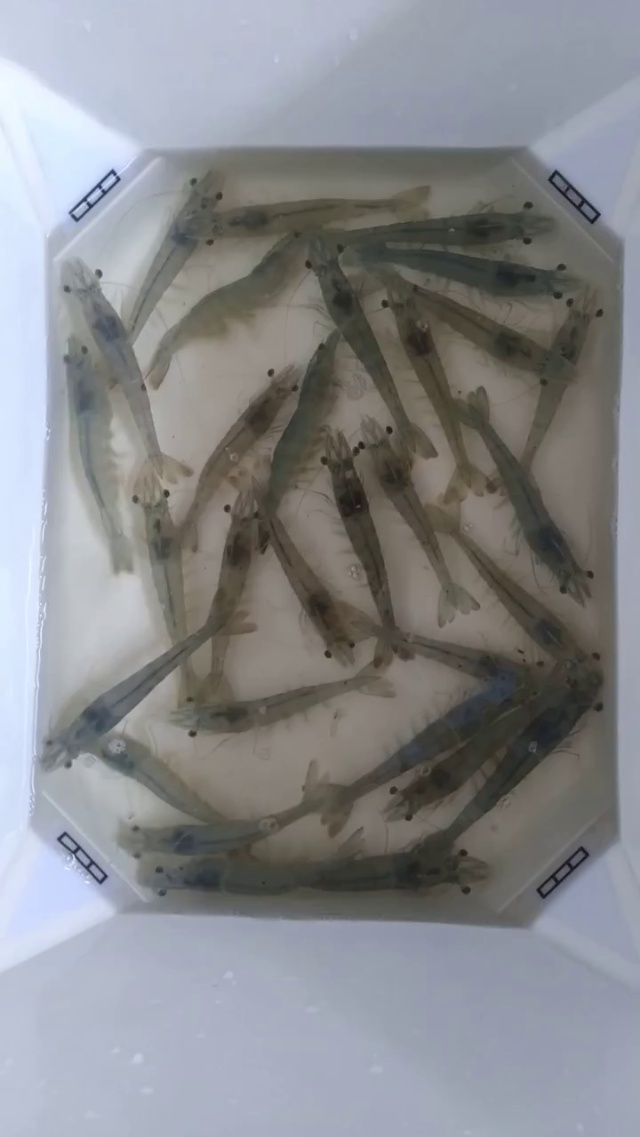
#> input picture data/frames_test/WhatsApp Video 2026-04-18 at 10.59.17_000000.jpg, 640 x 1137 px
$ python -i preprocessing.py   (imports and definitions only)
#> lines starting #> are read from the running program, lines starting #| are printed output that depends on the picture; after the words box and inside, x2 and y2 are one past the last pixel; in counts of white or black regions, pixels touching at a corner belong together
#> further down, picture is the input picture: shape (1137, 640, 3); mean B, G, R 140.4, 136.9, 135.3
import cv2
import numpy as np


def resize_frame(frame, target_width):
    if not target_width:
        return frame
    h, w = frame.shape[:2]
    if w == target_width:
        return frame
    scale = target_width / w
    return cv2.resize(frame, (target_width, int(h * scale)))


def preprocess_for_detection(frame, blur_kernel=5, adaptive_block_size=11, adaptive_c=2, morph_kernel_size=3):
#> called with blur_kernel = 5, adaptive_block_size = 11, adaptive_c = 2, morph_kernel_size = 3
    gray = cv2.cvtColor(frame, cv2.COLOR_BGR2GRAY)
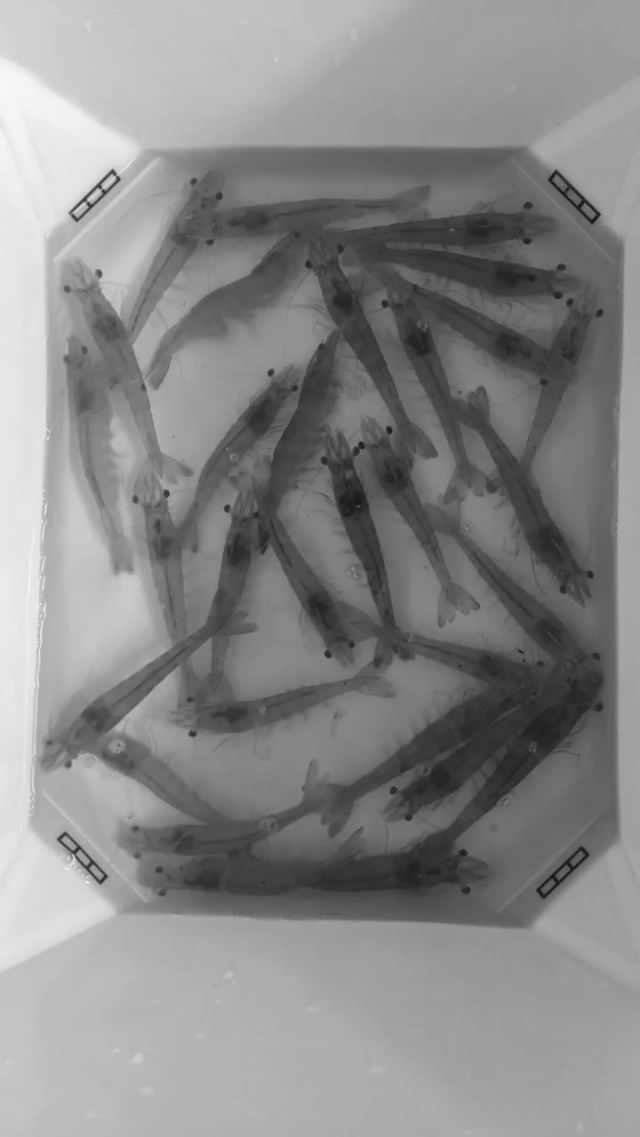
#> gray: shape (1137, 640); min 17, max 249, mean 136.9

    # Ensure blur kernel is odd
    k = blur_kernel if blur_kernel % 2 == 1 else blur_kernel + 1
    blurred = cv2.GaussianBlur(gray, (k, k), 0)

    # Adaptive threshold isolates small bright/dark objects regardless of lighting variation
    thresh = cv2.adaptiveThreshold(
        blurred, 255,
        cv2.ADAPTIVE_THRESH_GAUSSIAN_C,
        cv2.THRESH_BINARY_INV,
        adaptive_block_size,
        adaptive_c,
    )
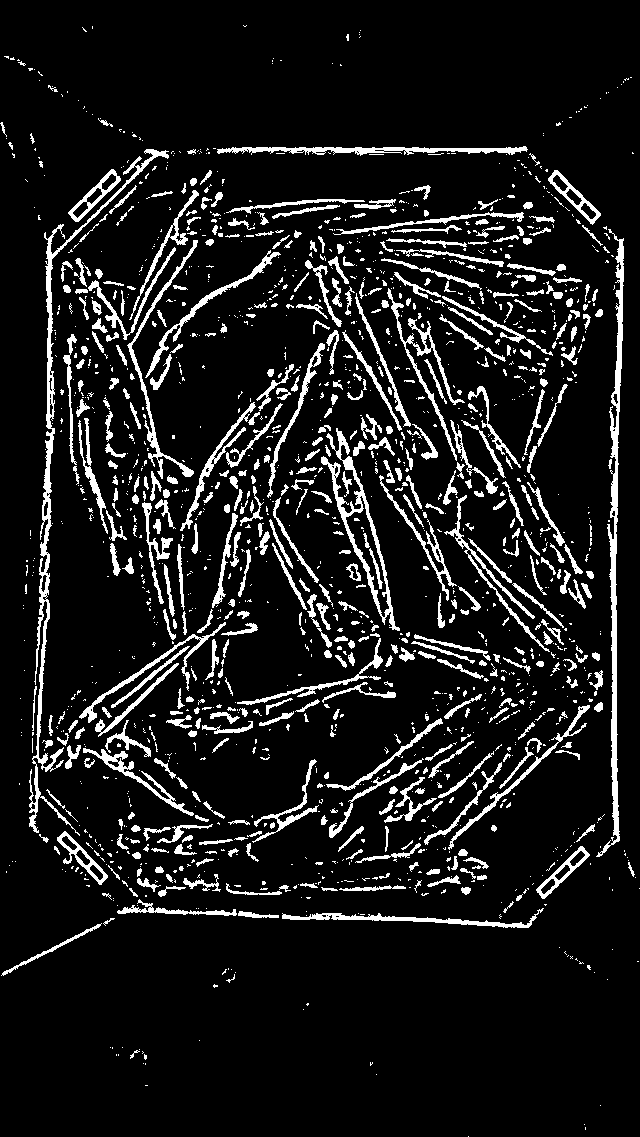
#> thresh: shape (1137, 640); 10.2% white; 1639 white regions (1124 under 20 px), largest, box (x1, y1, x2, y2) and area: (29, 149, 169, 836) 4154, (596, 229, 624, 857) 3450, (321, 428, 400, 631) 2015

    kernel = np.ones((morph_kernel_size, morph_kernel_size), np.uint8)
    cleaned = cv2.morphologyEx(thresh, cv2.MORPH_OPEN, kernel)
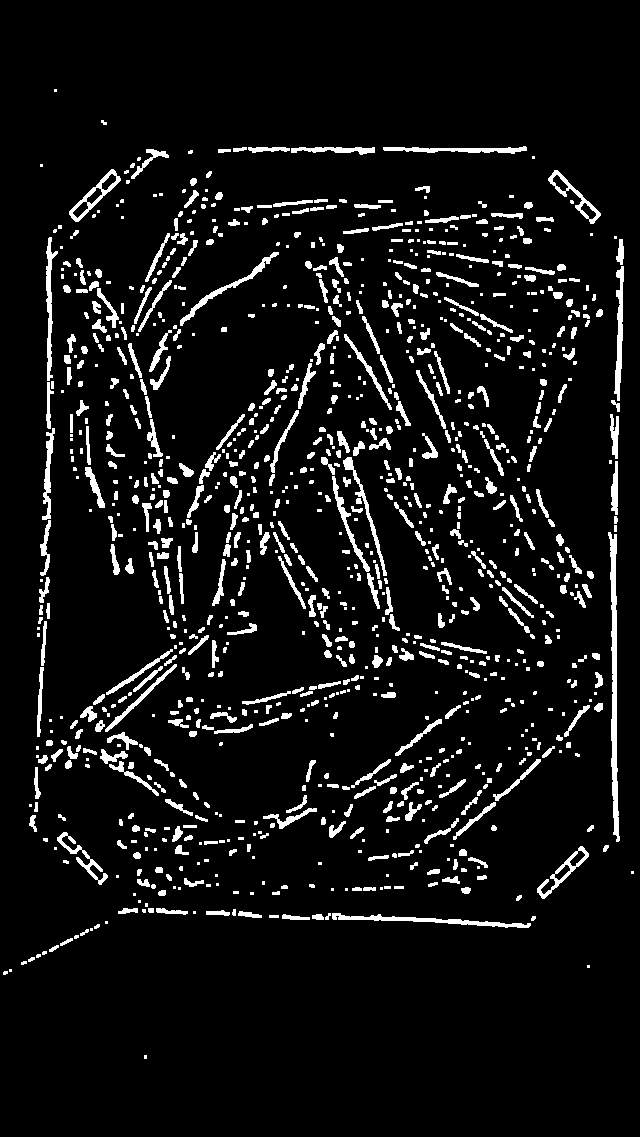
#> cleaned: shape (1137, 640); 7.3% white; 1098 white regions (440 under 20 px), largest, box (x1, y1, x2, y2) and area: (608, 532, 620, 842) 1647, (332, 913, 531, 928) 857, (614, 266, 624, 401) 695
    cleaned = cv2.morphologyEx(cleaned, cv2.MORPH_CLOSE, kernel)
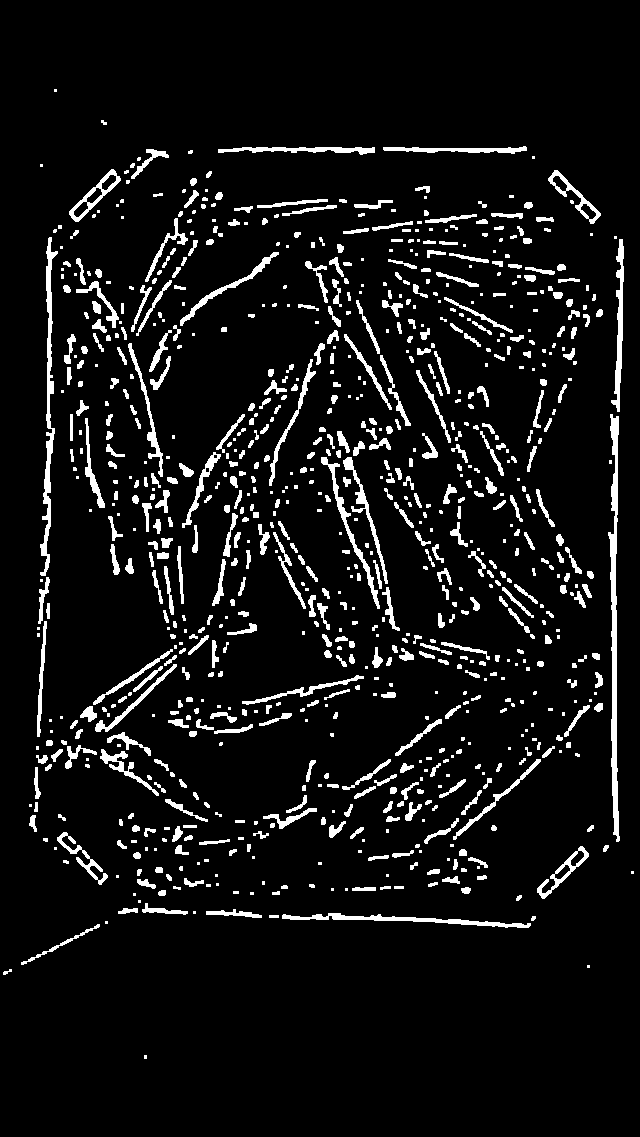
#> cleaned: shape (1137, 640); 7.5% white; 874 white regions (333 under 20 px), largest, box (x1, y1, x2, y2) and area: (608, 414, 620, 842) 2303, (40, 237, 58, 576) 1641, (282, 913, 531, 928) 1068

    return cleaned

>>> import cv2
>>> picture = cv2.imread('../data/frames_test/WhatsApp Video 2026-04-18 at 10.59.17_000000.jpg')
>>> result = preprocess_for_detection(picture)
